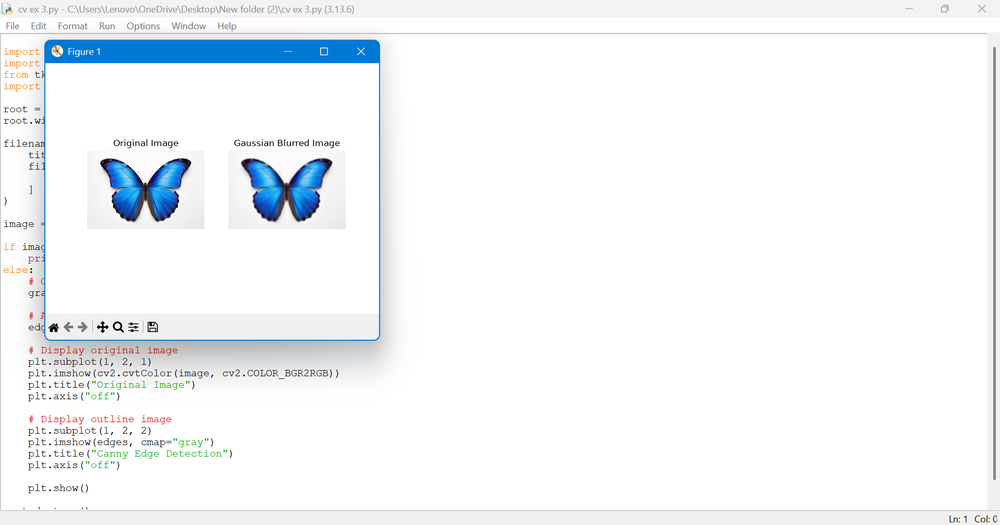
#> input picture lab experiments/ex 2.png, 1000 x 525 px, shrunk from 1918 x 1006 before the run
$ python 'cv ex 24.py'
#> lines starting #> are read from the running program, lines starting #| are printed output that depends on the picture

import cv2
import matplotlib.pyplot as plt
from tkinter import filedialog
import tkinter as tk

# Select an image
root = tk.Tk()
root.withdraw()

filename = filedialog.askopenfilename(
    title="Select an Image",
    filetypes=[("Image files", "*.jpg *.jpeg *.png *.bmp")]
)
#> the answer given: ex 2.png

image = cv2.imread(filename)
#> image is the input picture: shape (525, 1000, 3); mean B, G, R 247.7, 245.5, 242.8

if image is None:
    print("Image not selected or cannot be opened")
else:
    # Convert image to grayscale
    gray = cv2.cvtColor(image, cv2.COLOR_BGR2GRAY)
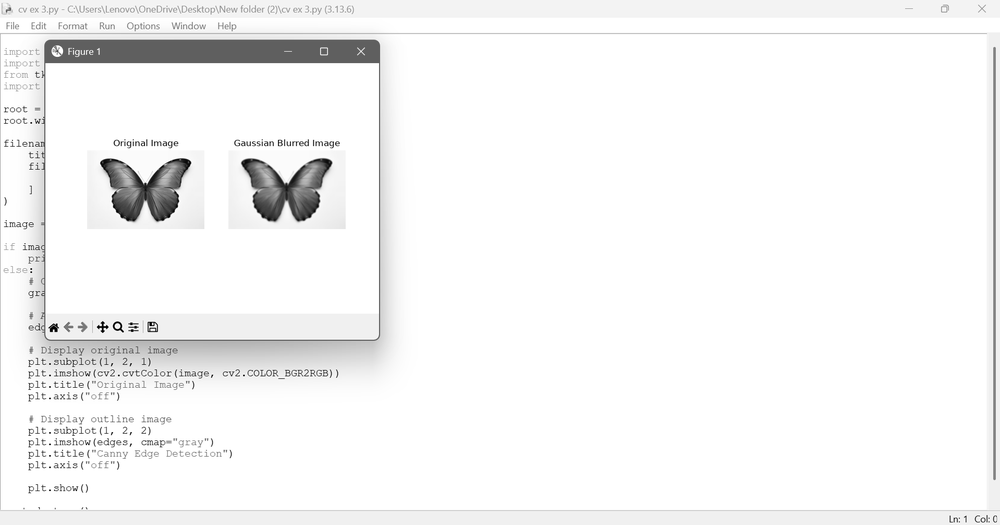
#> gray: shape (525, 1000); min 0, max 255, mean 245

    # Create a morphological kernel
    kernel = cv2.getStructuringElement(
        cv2.MORPH_RECT, (5, 5)
    )

    # Apply Black-Hat operation
    blackhat = cv2.morphologyEx(
        gray, cv2.MORPH_BLACKHAT, kernel
    )
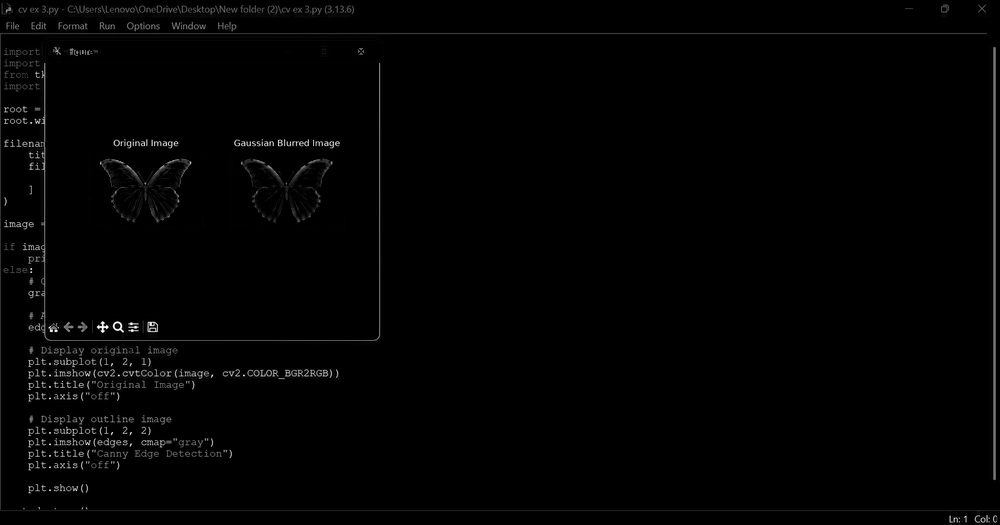
#> blackhat: shape (525, 1000); min 0, max 255, mean 2.7

    # Display original and Black-Hat images
    plt.subplot(1, 2, 1)
    plt.imshow(gray, cmap="gray")
    plt.title("Original Grayscale Image")
    plt.axis("off")

    plt.subplot(1, 2, 2)
    plt.imshow(blackhat, cmap="gray")
    plt.title("Black-Hat Operation")
    plt.axis("off")

    plt.tight_layout()
    plt.show()
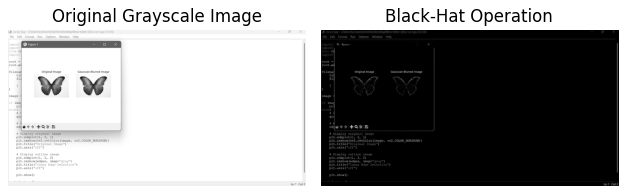
#> figure drawn by matplotlib, 2 panels

    # Save the output image
    cv2.imwrite("blackhat_image.png", blackhat)
    print("Black-Hat operation completed successfully!")

root.destroy()
